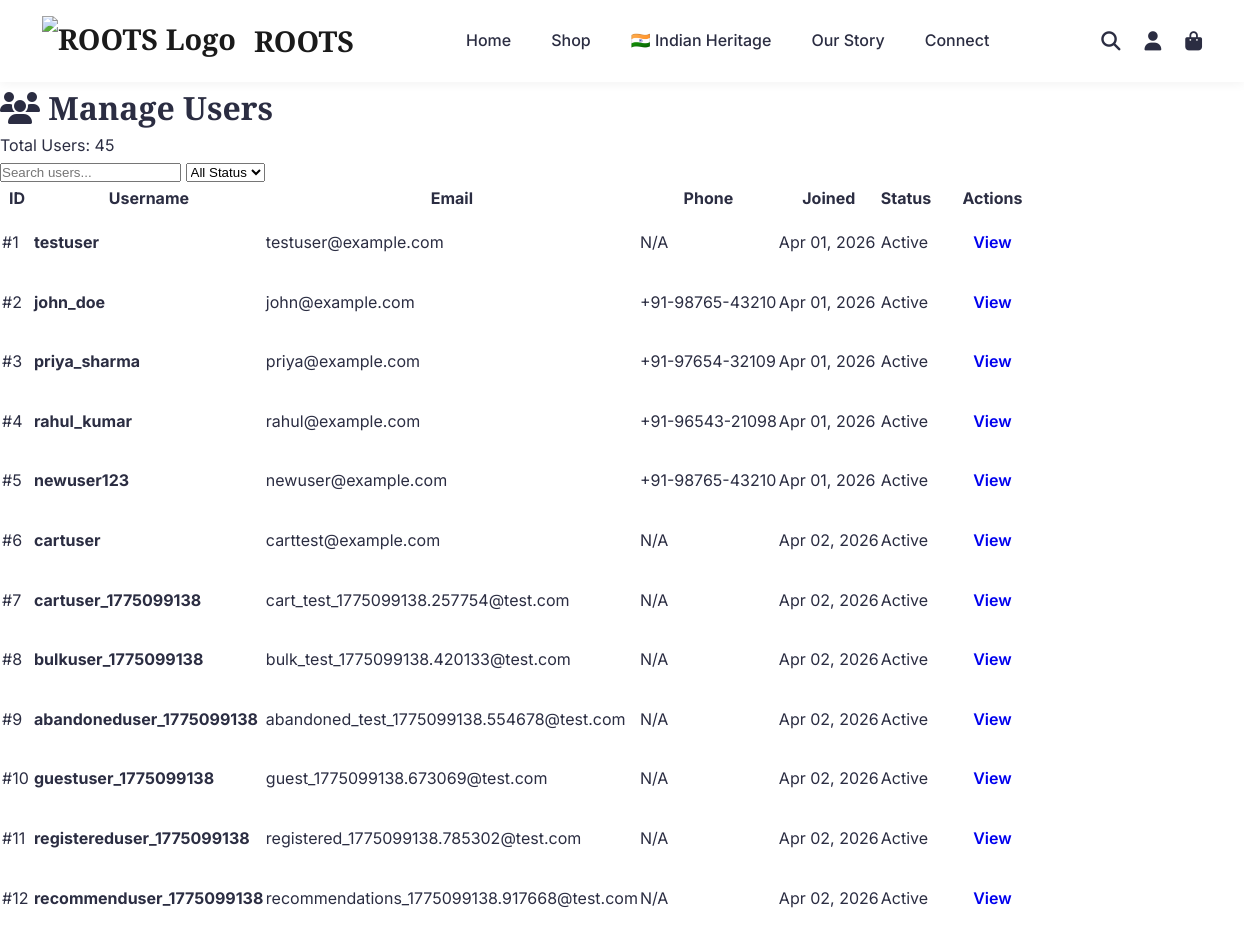
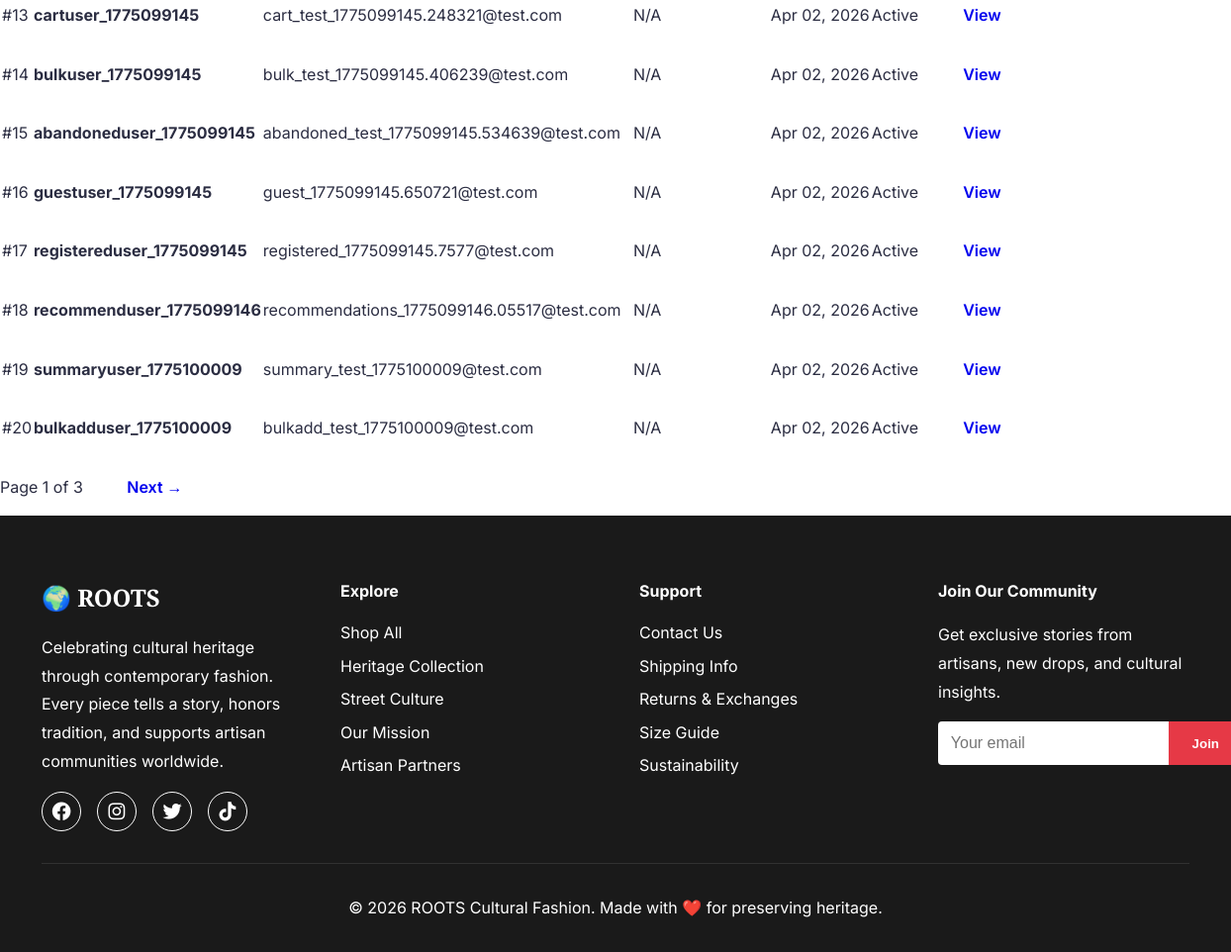
Screenshot of /admin/users (signed in) with the database file from the repository (2 pictures, top to bottom).
### models/__init__.py (models this page shows, shortened)
class User(db.Model):
    __tablename__ = 'users'
    id = db.Column(db.Integer, primary_key=True)
    email = db.Column(db.String(120), unique=True, nullable=False, index=True)
    username = db.Column(db.String(80), unique=True, nullable=False, index=True)
    password_hash = db.Column(db.String(255), nullable=False)
    first_name = db.Column(db.String(50))
    last_name = db.Column(db.String(50))
    phone = db.Column(db.String(20))
    is_active = db.Column(db.Boolean, default=True)
    is_verified = db.Column(db.Boolean, default=False)
    created_at = db.Column(db.DateTime, default=lambda: datetime.now(timezone.utc))
    updated_at = db.Column(db.DateTime, default=lambda: datetime.now(timezone.utc),
                          onupdate=lambda: datetime.now(timezone.utc))
    last_login = db.Column(db.DateTime)
    orders = db.relationship('Order', backref='user', lazy='dynamic')
    addresses = db.relationship('Address', backref='user', lazy='dynamic')

### controllers/admin_controller.py (the view)
@admin_bp.route('/users')
@admin_required
def users():
    page = request.args.get('page', 1, type=int)
    users_pagination = admin_service.get_all_users(page=page, per_page=20)
    return render_template('admin/users.html', users=users_pagination)

### app.py (called while the page is built)
@app.after_request
def add_cache_headers(response):
    if request.path.startswith('/static/'):
        response.cache_control.max_age = 2592000
        response.cache_control.public = True
    elif request.endpoint in ['home', 'shop', 'about', 'contact', 'indian_heritage', 'design_gallery']:
        response.cache_control.max_age = 3600
        response.cache_control.public = True
    return response

@app.before_request
def redirect_to_custom_domain():
    if env == 'production':
        if 'indian-heritage-fashion.onrender.com' in request.url:
            new_url = request.url.replace('indian-heritage-fashion.onrender.com', 'www.rootsfashion.in')
            return redirect(new_url, code=301)

@app.context_processor
def inject_now():
    return {'now': datetime.now(timezone.utc)}

@app.context_processor
def inject_user():
    user_info = {
        'is_authenticated': 'user_id' in session,
        'is_admin': 'admin_id' in session,
        'username': session.get('username') or session.get('admin_username'),
        'user_id': session.get('user_id'),
        'admin_id': session.get('admin_id')
    }
    return {'current_user': user_info}

### repositories/__init__.py (called while the page is built)
    @staticmethod
    def find_all(page: int = 1, per_page: int = 20) -> List[User]:
        return User.query.paginate(page=page, per_page=per_page, error_out=False)

### services/__init__.py (called while the page is built)
    def get_all_users(self, page: int = 1, per_page: int = 20):
        return self.user_repo.find_all(page, per_page)

### templates/admin/users.html (shortened to what this page needs)
{% extends "base.html" %}
{% block content %}
<div class="admin-container">
    <div class="admin-header">
        <h1><i class="fas fa-users"></i> Manage Users</h1>
        <p>Total Users: {{ users.total }}</p>
    </div>
    <div class="admin-content">
        <div class="search-bar">
            <input type="text" placeholder="Search users..." id="searchUsers">
            <select id="filterStatus">
                <option value="">All Status</option>
            </select>
        </div>
        <table class="admin-table">
            <thead>
                <tr>
                    <th>ID</th>
                    <th>Username</th>
                    <th>Email</th>
                    <th>Phone</th>
                    <th>Joined</th>
                    <th>Status</th>
                    <th>Actions</th>
                </tr>
            </thead>
            <tbody>
                {% for user in users.items %}
                <tr>
                    <td>#{{ user.id }}</td>
                    <td><strong>{{ user.username }}</strong></td>
                    <td>{{ user.email }}</td>
                    <td>{{ user.phone or 'N/A' }}</td>
                    <td>{{ user.created_at.strftime('%b %d, %Y') }}</td>
                    <td>
                        {% if user.is_active %}
                            <span class="badge badge-success">Active</span>
                        {% else %}
                            <span class="badge badge-danger">Inactive</span>
                        {% endif %}
                    </td>
                    <td>
                        <a href="{{ url_for('admin.user_detail', user_id=user.id) }}" class="btn btn-sm btn-info">View</a>
                    </td>
                </tr>
                {% endfor %}
            </tbody>
        </table>
        <div class="pagination">
            <span class="page-info">Page {{ users.page }} of {{ users.pages }}</span>
            {% if users.has_next %}
                <a href="{{ url_for('admin.users', page=users.next_num) }}" class="btn btn-sm">Next →</a>
            {% endif %}
        </div>
    </div>
</div>
{% endblock %}

### static/css/style.css (style rules this page uses)
* { margin: 0; padding: 0; box-sizing: border-box; }
:root { --primary-color: #1a1a1a; --secondary-color: #e63946; --accent-color: #f4a261; --text-color: #2b2d42; --light-bg: #fefae0; --white: #ffffff; --gray: #8d99ae; --border-color: #edf2f4; }
body { font-family: 'Inter', 'Segoe UI', sans-serif; line-height: 1.6; color: var(--text-color); }
h1, h2, h3 { font-family: 'Playfair Display', serif; }
.btn { display: inline-block; padding: 1rem 2.5rem; text-decoration: none; border: none; cursor: pointer; font-size: 1rem; transition: all 0.3s; font-weight: 600; border-radius: 4px; }

### rows the page displays
User: id "1", username "testuser", email "testuser@example.com", phone "N/A", created_at "Apr 01, 2026", is_active "Active"
User: id "2", username "john_doe", email "john@example.com", phone "+91-98765-43210", created_at "Apr 01, 2026", is_active "Active"
User: id "3", username "priya_sharma", email "priya@example.com", phone "+91-97654-32109", created_at "Apr 01, 2026", is_active "Active"
User: id "4", username "rahul_kumar", email "rahul@example.com", phone "+91-96543-21098", created_at "Apr 01, 2026", is_active "Active"
User: id "5", username "newuser123", email "newuser@example.com", phone "+91-98765-43210", created_at "Apr 01, 2026", is_active "Active"
User: id "6", username "cartuser", email "carttest@example.com", phone "N/A", created_at "Apr 02, 2026", is_active "Active"
User: id "7", username "cartuser_1775099138", email "cart_test_1775099138.257754@test.com", phone "N/A", created_at "Apr 02, 2026", is_active "Active"
User: id "8", username "bulkuser_1775099138", email "bulk_test_1775099138.420133@test.com", phone "N/A", created_at "Apr 02, 2026", is_active "Active"
User: id "9", username "abandoneduser_1775099138", email "abandoned_test_1775099138.554678@test.com", phone "N/A", created_at "Apr 02, 2026", is_active "Active"
User: id "10", username "guestuser_1775099138", email "guest_1775099138.673069@test.com", phone "N/A", created_at "Apr 02, 2026", is_active "Active"
User: id "11", username "registereduser_1775099138", email "registered_1775099138.785302@test.com", phone "N/A", created_at "Apr 02, 2026", is_active "Active"
User: id "12", username "recommenduser_1775099138", email "recommendations_1775099138.917668@test.com", phone "N/A", created_at "Apr 02, 2026", is_active "Active"
User: id "13", username "cartuser_1775099145", email "cart_test_1775099145.248321@test.com", phone "N/A", created_at "Apr 02, 2026", is_active "Active"
User: id "14", username "bulkuser_1775099145", email "bulk_test_1775099145.406239@test.com", phone "N/A", created_at "Apr 02, 2026", is_active "Active"
User: id "15", username "abandoneduser_1775099145", email "abandoned_test_1775099145.534639@test.com", phone "N/A", created_at "Apr 02, 2026", is_active "Active"
User: id "16", username "guestuser_1775099145", email "guest_1775099145.650721@test.com", phone "N/A", created_at "Apr 02, 2026", is_active "Active"
User: id "17", username "registereduser_1775099145", email "registered_1775099145.7577@test.com", phone "N/A", created_at "Apr 02, 2026", is_active "Active"
User: id "18", username "recommenduser_1775099146", email "recommendations_1775099146.05517@test.com", phone "N/A", created_at "Apr 02, 2026", is_active "Active"
User: id "19", username "summaryuser_1775100009", email "summary_test_1775100009@test.com", phone "N/A", created_at "Apr 02, 2026", is_active "Active"
User: id "20", username "bulkadduser_1775100009", email "bulkadd_test_1775100009@test.com", phone "N/A", created_at "Apr 02, 2026", is_active "Active"

### other values shown
{{ users.total }} "45"
{{ users.page }} "1"
{{ users.pages }} "3"
